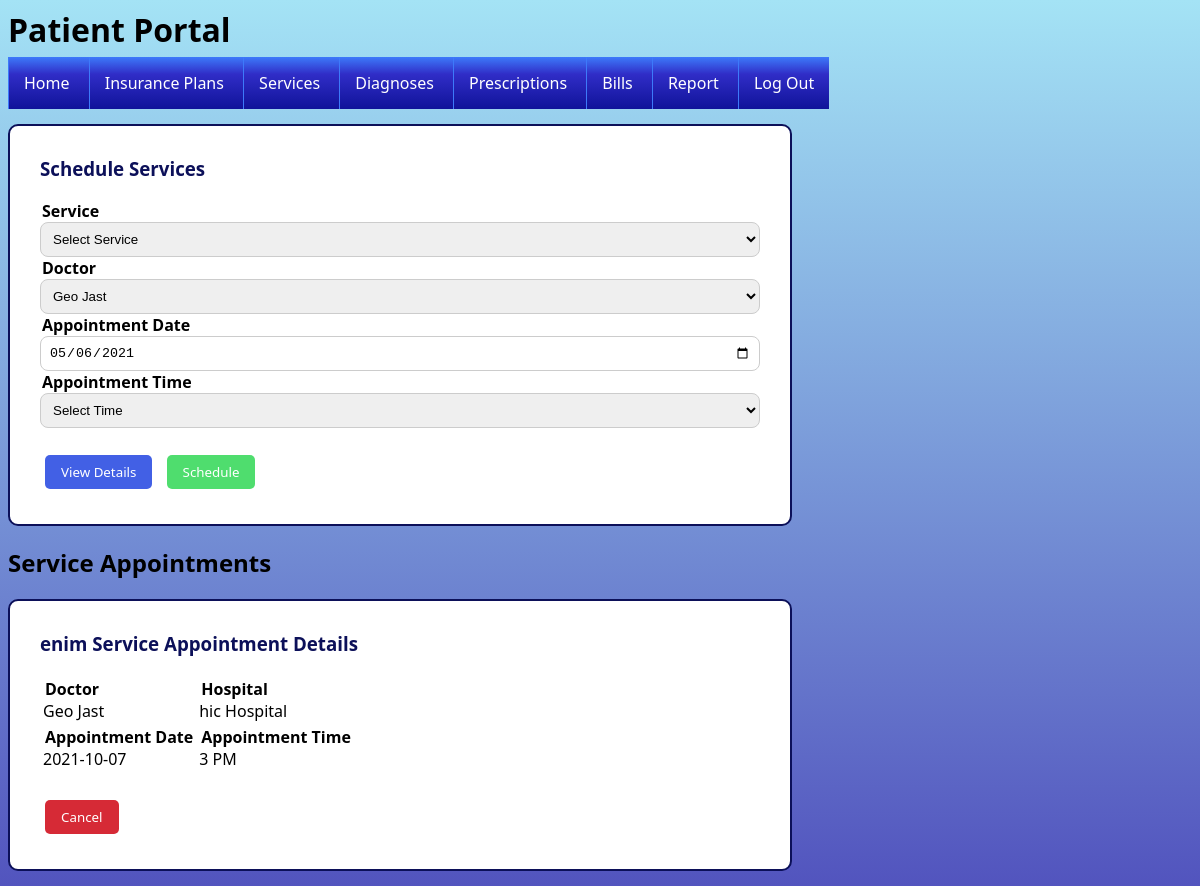
/patient-services.php (signed in), run on the app's committed database.
### tables this page shows
CREATE TABLE Patients (
	PatientID INT(10) NOT NULL AUTO_INCREMENT,
	FirstName TEXT NOT NULL,
	LastName TEXT NOT NULL,
	SocialSecurityNumber CHAR(11) NOT NULL,
	DateOfBirth DATE NOT NULL,
	EmailAddress TEXT NOT NULL,
	PhoneNumber CHAR(12) NOT NULL,
	AddressID INT(10) NOT NULL,
	PharmacyID INT(10) NOT NULL,
	DoctorID INT(10) NOT NULL,
	LabID INT(10) NOT NULL,
	Password VARCHAR(20) NOT NULL,
	PRIMARY KEY (PatientID),
	FOREIGN KEY (AddressID) REFERENCES Addresses(AddressID),
	FOREIGN KEY (PharmacyID) REFERENCES Pharmacies(PharmacyID),
	FOREIGN KEY (DoctorID) REFERENCES Doctors(DoctorID),
	FOREIGN KEY (LabID) REFERENCES Labs(LabID),
	UNIQUE (SocialSecurityNumber),
	UNIQUE (EmailAddress),
	UNIQUE (PhoneNumber),
	CHECK (SocialSecurityNumber REGEXP '[0-9]{3}-[0-9]{2}-[0-9]{4}'),
	CHECK (DateOfBirth REGEXP '[0-9]{4}-[0-9]{2}-[0-9]{2}'),
	CHECK (EmailAddress REGEXP '[A-Za-z0-9.]*@[A-Za-z0-9.]*\.[A-Za-z0-9]*'),
	CHECK (PhoneNumber REGEXP '[0-9]{3}-[0-9]{3}-[0-9]{4}')
)
COLLATE='utf8_general_ci';

CREATE TABLE Doctors (
	DoctorID INT(10) NOT NULL AUTO_INCREMENT,
	HospitalID INT(10) NOT NULL,
	FirstName TEXT NOT NULL,
	LastName TEXT NOT NULL,
	EmailAddress TEXT NOT NULL,
	PhoneNumber CHAR(12) NOT NULL,
	AddressID INT(10) NOT NULL,
	Password VARCHAR(20) NOT NULL,
	PRIMARY KEY (DoctorID),
	FOREIGN KEY (HospitalID) REFERENCES Hospitals(HospitalID),
	FOREIGN KEY (AddressID) REFERENCES Addresses(AddressID),
	UNIQUE (EmailAddress),
	UNIQUE (PhoneNumber),
	CHECK (EmailAddress REGEXP '[A-Za-z0-9.]*@[A-Za-z0-9.]*\.[A-Za-z0-9]*'),
	CHECK (PhoneNumber REGEXP '[0-9]{3}-[0-9]{3}-[0-9]{4}')
)
COLLATE='utf8_general_ci';

CREATE TABLE ServiceAppointments (
	ServiceAppointmentID INT(10) NOT NULL AUTO_INCREMENT,
	PatientID INT(10) NOT NULL,
	ServiceID INT(10) NOT NULL,
	DoctorID INT(10) NOT NULL,
	AppointmentDate DATE NOT NULL,
	AppointmentTime INT NOT NULL,
	PRIMARY KEY (ServiceAppointmentID),
	FOREIGN KEY (PatientID) REFERENCES Patients(PatientID),
	FOREIGN KEY (ServiceID) REFERENCES Services(ServiceID),
	FOREIGN KEY (DoctorID) REFERENCES Doctors(DoctorID),
	CHECK (AppointmentTime >= 8 AND AppointmentTime <= 16)
)
COLLATE='utf8_general_ci';

CREATE TABLE Services (
	ServiceID INT(10) NOT NULL AUTO_INCREMENT,
	Name TEXT NOT NULL,
	Cost INT NOT NULL,
	PRIMARY KEY (ServiceID),
	UNIQUE (Name),
	CHECK (Cost >= 2000 AND Cost <= 10000)
)
COLLATE='utf8_general_ci';

CREATE TABLE Hospitals (
	HospitalID INT(10) NOT NULL AUTO_INCREMENT,
	Name TEXT NOT NULL,
	EmailAddress TEXT NOT NULL,
	PhoneNumber CHAR(12) NOT NULL,
	AddressID INT(10) NOT NULL,
	PRIMARY KEY (HospitalID),
	FOREIGN KEY (AddressID) REFERENCES Addresses(AddressID),
	UNIQUE (Name),
	UNIQUE (EmailAddress),
	UNIQUE (PhoneNumber),
	UNIQUE (AddressID),
	CHECK (EmailAddress REGEXP '[A-Za-z0-9.]*@[A-Za-z0-9.]*\.[A-Za-z0-9]*'),
	CHECK (PhoneNumber REGEXP '[0-9]{3}-[0-9]{3}-[0-9]{4}')
)
COLLATE='utf8_general_ci';

### patient-services.php (the view, shortened to what this page needs)
<?php
include 'includes/dbconn.php';
$conn = new mysqli($servername, $username, "", "db1", $sqlport, $socket);
$patientID = $_SESSION['PATIENT_ID'];
$patient = mysqli_fetch_assoc(mysqli_query($conn, "SELECT * FROM Patients WHERE PatientID = '$patientID'"));
$currentDate = mysqli_fetch_assoc(mysqli_query($conn, "SELECT CURDATE()"))["CURDATE()"];
$doctorInput = $patient['DoctorID'];
?>
<html>
	<head>
		<link href = 'style.css' rel = 'stylesheet'>
	</head>
	<body>
		<?php require "patient-header.php" ?>
		<form name = "scheduleServicesForm" class = "patient" action = "patient-services.php" method = "post">
			<section class = "formHeader">
				<h3>Schedule Services</h3>
			</section>
			<section class = "formFields">
				<legend>Service</legend>
				<select name = "serviceInput" class = "formElement">
					<option value = "0" disabled selected>Select Service</option>
				</select>
				<legend>Doctor</legend>
				<select name = "doctorInput" class = "formElement">
					<?php
					$query = mysqli_query($conn, "SELECT * FROM Doctors");
					$result = mysqli_fetch_assoc($query);
					while($result)
					{
						echo "<option value = \"" . $result['DoctorID'] . "\"";
						if($result['DoctorID'] == $doctorInput)
						{
							echo " selected";
						}
						echo ">" . $result['FirstName'] . " " . $result['LastName'] . "</option>";
						$result = mysqli_fetch_assoc($query);
					}
					?>
				</select>
				<legend>Appointment Date</legend>
				<input name="dateInput" class = "formElement" type="date" value = "<?php echo $currentDate ?>" min = "<?php echo $currentDate ?>"/>
				<legend>Appointment Time</legend>
				<select name = "timeInput" class = "formElement">
					<option value="0" disabled selected>Select Time</option>
					<?php
					$timeStart = 8;
					$timeEnd = 16;
					for($i = $timeStart; $i <= $timeEnd; $i++)
					{
						if($i > 12)
						{
							$temp = $i - 12;
						}
						else
						{
							$temp = $i;
						}
						if($i > 11 && $i < 24)
						{
							$midday = "PM";
						}
						else
						{
							$midday = "AM";
						}
					}
					?>
				</select>
			</section>
			<section class "formButtons">
				<input name = "viewDetailsButton" class = "button blue" type = "submit" value = "View Details"/>
				<input name = "scheduleButton" class = "button green" type = "submit" value = "Schedule"/>
			</section>
		</form>
		<?php
		echo "<h2>Service Appointments</h2>";
		$query = mysqli_query($conn, "SELECT * FROM ServiceAppointments WHERE PatientID = '$patientID' AND AppointmentDate >= CURDATE() ORDER BY AppointmentDate, AppointmentTime");
		$result = mysqli_fetch_assoc($query);
		if(!$result)
		{
			echo	"<div class = \"infoBox patient\">
						<span>You don't have any service appointments.</span>
					</div>";
		}
		else
		{
			while($result)
			{
				$service = mysqli_fetch_assoc(mysqli_query($conn, "SELECT * FROM Services WHERE ServiceID = '" . $result['ServiceID'] . "'"));
				$doctor = mysqli_fetch_assoc(mysqli_query($conn, "SELECT * FROM Doctors WHERE DoctorID = '" . $result['DoctorID'] . "'"));
				$hospital = mysqli_fetch_assoc(mysqli_query($conn, "SELECT * FROM Hospitals WHERE HospitalID = '" . $doctor['HospitalID'] . "'"));
				if($result['AppointmentTime'] > 12)
				{
					$temp = $result['AppointmentTime'] - 12;
				}
				else
				{
					$temp = $result['AppointmentTime'];
				}
				if($result['AppointmentTime'] > 11 && $result['AppointmentTime'] < 24)
				{
					$midday = "PM";
				}
				else
				{
					$midday = "AM";
				}
				echo	"<form name = cancelServiceAppointmentsForm class = patient action = patient-services.php method = post>
							<section class = formHeader>
								<h3>" . $service['Name'] . " Appointment Details</h3>
							</section>
							<table class = infoFields>
								<tr>
									<td>
										<legend>Doctor</legend>
										<span>" . $doctor['FirstName'] . " " . $doctor['LastName'] . "</span>
									</td>
									<td>
										<legend>Hospital</legend>
										<span>" . $hospital['Name'] . "</span>
									</td>
								</tr>
								<tr>
									<td>
										<legend>Appointment Date</legend>
										<span>" . $result['AppointmentDate'] . "</span>
									</td>
									<td>
										<legend>Appointment Time</legend>
										<span>$temp $midday</span>
									</td>
								</tr>
							</table>
							</br>
							<section class = formButtons>
								<input name = " . $result['ServiceAppointmentID'] . " class = \"button red\" type = submit value = Cancel />
							</section>
						</form>";
				$result = mysqli_fetch_assoc($query);
			}
		}
		?>
	</body>
</html>

### style.css (style rules this page uses)
body { font-family: "Segoe UI"; background: rgb(82, 84, 190); background: linear-gradient( 0deg, rgba(82, 84, 190, 1) 0%, rgba(164, 227, 245, 1) 100% ); }
h3 { margin-top: 0px; color: #0c1059; }
legend { font-weight: bold; }
form { background-color: white; border: 2px solid #0c1059; border-radius: 10px; padding: 30px; margin-bottom: 15px; }
.patient { width: 720px; }
.formElement { border: 1px solid #cccccc; padding: 8px; border-radius: 8px; width: 100%; }
.button { font-family: "Segoe UI"; padding: 8px 16px; border: none; color: white; overflow: hidden; cursor: pointer; margin: 5px; border-radius: 5px; }
.green { background-color: #4fdd6e; }
.blue { background-color: #4260e5; }
.red { background-color: #d62a36; }

### data on the page
patients: doctorInput "Geo Jast"
serviceappointments: ServiceID.Name "enim Service", DoctorID.FirstName "Geo", DoctorID.LastName "Jast", hospitals.Name "hic Hospital", AppointmentDate "2021-10-07", AppointmentTime "3", AppointmentTime "PM"
